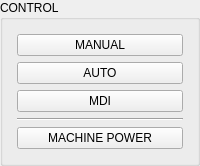
           <widget class="MkGroupBox" name="groupbox_4">
            <property name="title">
             <string>CONTROL</string>
            </property>
            <layout class="QVBoxLayout" name="verticalLayout_13">
             <property name="leftMargin">
              <number>14</number>
             </property>
             <property name="topMargin">
              <number>14</number>
             </property>
             <property name="rightMargin">
              <number>14</number>
             </property>
             <property name="bottomMargin">
              <number>14</number>
             </property>
             <item>
              <widget class="ActionButton" name="actionbutton_16">
               <property name="focusPolicy">
                <enum>Qt::NoFocus</enum>
               </property>
               <property name="text">
                <string>MANUAL</string>
               </property>
               <property name="checkable">
                <bool>true</bool>
               </property>
               <property name="autoExclusive">
                <bool>true</bool>
               </property>
               <property name="actionName" stdset="0">
                <string>machine.mode.manual</string>
               </property>
              </widget>
             </item>
             <item>
              <widget class="ActionButton" name="actionbutton_17">
               <property name="focusPolicy">
                <enum>Qt::NoFocus</enum>
               </property>
               <property name="text">
                <string>AUTO</string>
               </property>
               <property name="checkable">
                <bool>true</bool>
               </property>
               <property name="autoExclusive">
                <bool>true</bool>
               </property>
               <property name="actionName" stdset="0">
                <string>machine.mode.auto</string>
               </property>
              </widget>
             </item>
             <item>
              <widget class="ActionButton" name="actionbutton_18">
               <property name="focusPolicy">
                <enum>Qt::NoFocus</enum>
               </property>
               <property name="text">
                <string>MDI</string>
               </property>
               <property name="checkable">
                <bool>true</bool>
               </property>
               <property name="autoExclusive">
                <bool>true</bool>
               </property>
               <property name="actionName" stdset="0">
                <string>machine.mode.mdi</string>
               </property>
              </widget>
             </item>
             <item>
              <widget class="Line" name="line">
               <property name="orientation">
                <enum>Qt::Horizontal</enum>
               </property>
              </widget>
             </item>
             <item>
              <widget class="ActionButton" name="actionbutton_10">
               <property name="text">
                <string>MACHINE POWER</string>
               </property>
               <property name="checkable">
                <bool>true</bool>
               </property>
               <property name="actionName" stdset="0">
                <string>machine.power.toggle</string>
               </property>
              </widget>
             </item>
            </layout>
           </widget>
